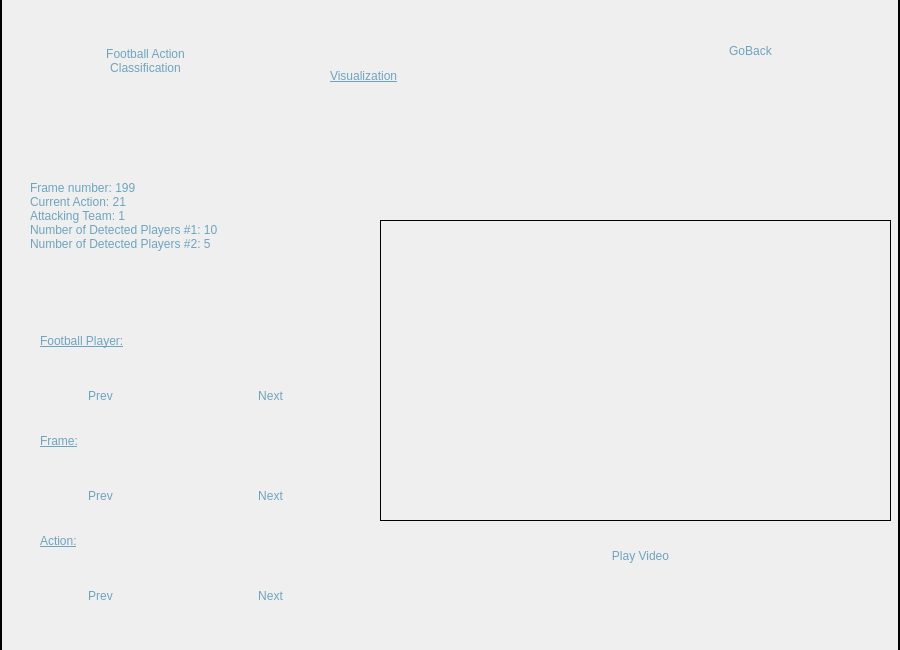
<?xml version="1.0" encoding="UTF-8"?>
<ui version="4.0">
 <class>Dialog</class>
 <widget class="QDialog" name="Dialog">
  <property name="geometry">
   <rect>
    <x>0</x>
    <y>0</y>
    <width>900</width>
    <height>650</height>
   </rect>
  </property>
  <property name="windowTitle">
   <string>Dialog</string>
  </property>
  <widget class="QWidget" name="backgroundwidget" native="true">
   <property name="geometry">
    <rect>
     <x>0</x>
     <y>0</y>
     <width>901</width>
     <height>651</height>
    </rect>
   </property>
   <property name="styleSheet">
    <string notr="true">QWidget#widget{ 
background-color: qlineargradient(spread:pad, x1:0.384211, y1:0.023, x2:0.768, y2:1, stop:0 rgba(29, 30, 73, 255), stop:1 rgba(39, 41, 100, 255));}</string>
   </property>
   <widget class="QLabel" name="backgroundPhoto">
    <property name="geometry">
     <rect>
      <x>0</x>
      <y>-30</y>
      <width>900</width>
      <height>700</height>
     </rect>
    </property>
    <property name="styleSheet">
     <string notr="true"/>
    </property>
    <property name="frameShape">
     <enum>QFrame::WinPanel</enum>
    </property>
    <property name="text">
     <string/>
    </property>
    <property name="pixmap">
     <pixmap>background.jpg</pixmap>
    </property>
    <property name="scaledContents">
     <bool>true</bool>
    </property>
   </widget>
   <widget class="QPushButton" name="prevButton_1">
    <property name="geometry">
     <rect>
      <x>30</x>
      <y>370</y>
      <width>141</width>
      <height>51</height>
     </rect>
    </property>
    <property name="styleSheet">
     <string notr="true">QPushButton {
	border-radius: 15px;
	background-color: qlineargradient(spread:pad, x1:0.384211, y1:0.023, x2:0.768, 		y2:1, stop:0 rgba(29, 30, 73, 255), stop:1 rgba(39, 41, 100, 255));

	font: 75 14pt &quot;Comic Sans MS&quot;; color: rgb(110, 164, 190)
}

QPushButton:hover{
	background-color: rgb(54, 57, 138);
}
QPushButton:pressed{
	background-color: rgb(91, 96, 230);
}</string>
    </property>
    <property name="text">
     <string>Prev</string>
    </property>
   </widget>
   <widget class="QPushButton" name="FACButton">
    <property name="geometry">
     <rect>
      <x>10</x>
      <y>10</y>
      <width>271</width>
      <height>101</height>
     </rect>
    </property>
    <property name="cursor">
     <cursorShape>PointingHandCursor</cursorShape>
    </property>
    <property name="styleSheet">
     <string notr="true">QPushButton {
	border-radius: 15px;
	background-color: qlineargradient(spread:pad, x1:0.384211, y1:0.023, x2:0.768, 		y2:1, stop:0 rgba(29, 30, 73, 255), stop:1 rgba(39, 41, 100, 255));

	font: 75 22pt &quot;Comic Sans MS&quot;; color: rgb(110, 164, 190)
}

QPushButton:hover{
	background-color: rgb(54, 57, 138);
}
QPushButton:pressed{
	background-color: rgb(91, 96, 230);
}</string>
    </property>
    <property name="text">
     <string>Football Action
Classification</string>
    </property>
   </widget>
   <widget class="QLabel" name="mainText">
    <property name="geometry">
     <rect>
      <x>30</x>
      <y>130</y>
      <width>371</width>
      <height>171</height>
     </rect>
    </property>
    <property name="styleSheet">
     <string notr="true">font: 75 12pt &quot;Comic Sans MS&quot;; color: rgb(110, 164, 190)</string>
    </property>
    <property name="text">
     <string>Frame number: 199
Current Action: 21
Attacking Team: 1
Number of Detected Players #1: 10
Number of Detected Players #2: 5</string>
    </property>
   </widget>
   <widget class="QLabel" name="visualsHeader">
    <property name="geometry">
     <rect>
      <x>330</x>
      <y>40</y>
      <width>271</width>
      <height>71</height>
     </rect>
    </property>
    <property name="styleSheet">
     <string notr="true">font: 75 25pt &quot;Comic Sans MS&quot;; color: rgb(110, 164, 190);
text-decoration: underline;</string>
    </property>
    <property name="text">
     <string>Visualization</string>
    </property>
   </widget>
   <widget class="QPushButton" name="nextButton_1">
    <property name="geometry">
     <rect>
      <x>200</x>
      <y>370</y>
      <width>141</width>
      <height>51</height>
     </rect>
    </property>
    <property name="styleSheet">
     <string notr="true">QPushButton {
	border-radius: 15px;
	background-color: qlineargradient(spread:pad, x1:0.384211, y1:0.023, x2:0.768, 		y2:1, stop:0 rgba(29, 30, 73, 255), stop:1 rgba(39, 41, 100, 255));

	font: 75 13pt &quot;Comic Sans MS&quot;; color: rgb(110, 164, 190)
}

QPushButton:hover{
	background-color: rgb(54, 57, 138);
}
QPushButton:pressed{
	background-color: rgb(91, 96, 230);
}</string>
    </property>
    <property name="text">
     <string>Next</string>
    </property>
   </widget>
   <widget class="QLabel" name="footballPlayerText">
    <property name="geometry">
     <rect>
      <x>40</x>
      <y>320</y>
      <width>301</width>
      <height>41</height>
     </rect>
    </property>
    <property name="styleSheet">
     <string notr="true">font: 75 18pt &quot;Comic Sans MS&quot;; color: rgb(110, 164, 190);
text-decoration: underline;</string>
    </property>
    <property name="text">
     <string>Football Player:</string>
    </property>
   </widget>
   <widget class="QLabel" name="frameText">
    <property name="geometry">
     <rect>
      <x>40</x>
      <y>420</y>
      <width>101</width>
      <height>41</height>
     </rect>
    </property>
    <property name="styleSheet">
     <string notr="true">font: 75 18pt &quot;Comic Sans MS&quot;; color: rgb(110, 164, 190);
text-decoration: underline;</string>
    </property>
    <property name="text">
     <string>Frame:</string>
    </property>
   </widget>
   <widget class="QLabel" name="label">
    <property name="geometry">
     <rect>
      <x>380</x>
      <y>220</y>
      <width>511</width>
      <height>301</height>
     </rect>
    </property>
    <property name="styleSheet">
     <string notr="true"/>
    </property>
    <property name="frameShape">
     <enum>QFrame::Panel</enum>
    </property>
    <property name="text">
     <string/>
    </property>
    <property name="pixmap">
     <pixmap>gameAnalysisPhoto.jpg</pixmap>
    </property>
    <property name="scaledContents">
     <bool>true</bool>
    </property>
   </widget>
   <widget class="QPushButton" name="goBackButton">
    <property name="geometry">
     <rect>
      <x>650</x>
      <y>30</y>
      <width>201</width>
      <height>41</height>
     </rect>
    </property>
    <property name="styleSheet">
     <string notr="true">QPushButton {
	border-radius: 15px;
	background-color: qlineargradient(spread:pad, x1:0.384211, y1:0.023, x2:0.768, 		y2:1, stop:0 rgba(29, 30, 73, 255), stop:1 rgba(39, 41, 100, 255));

	font: 75 13pt &quot;Comic Sans MS&quot;; color: rgb(110, 164, 190)
}

QPushButton:hover{
	background-color: rgb(54, 57, 138);
}
QPushButton:pressed{
	background-color: rgb(91, 96, 230);
}</string>
    </property>
    <property name="text">
     <string>GoBack</string>
    </property>
   </widget>
   <widget class="QPushButton" name="prevButton_2">
    <property name="geometry">
     <rect>
      <x>30</x>
      <y>470</y>
      <width>141</width>
      <height>51</height>
     </rect>
    </property>
    <property name="styleSheet">
     <string notr="true">QPushButton {
	border-radius: 15px;
	background-color: qlineargradient(spread:pad, x1:0.384211, y1:0.023, x2:0.768, 		y2:1, stop:0 rgba(29, 30, 73, 255), stop:1 rgba(39, 41, 100, 255));

	font: 75 14pt &quot;Comic Sans MS&quot;; color: rgb(110, 164, 190)
}

QPushButton:hover{
	background-color: rgb(54, 57, 138);
}
QPushButton:pressed{
	background-color: rgb(91, 96, 230);
}</string>
    </property>
    <property name="text">
     <string>Prev</string>
    </property>
   </widget>
   <widget class="QPushButton" name="nextButton_2">
    <property name="geometry">
     <rect>
      <x>200</x>
      <y>470</y>
      <width>141</width>
      <height>51</height>
     </rect>
    </property>
    <property name="styleSheet">
     <string notr="true">QPushButton {
	border-radius: 15px;
	background-color: qlineargradient(spread:pad, x1:0.384211, y1:0.023, x2:0.768, 		y2:1, stop:0 rgba(29, 30, 73, 255), stop:1 rgba(39, 41, 100, 255));

	font: 75 13pt &quot;Comic Sans MS&quot;; color: rgb(110, 164, 190)
}

QPushButton:hover{
	background-color: rgb(54, 57, 138);
}
QPushButton:pressed{
	background-color: rgb(91, 96, 230);
}</string>
    </property>
    <property name="text">
     <string>Next</string>
    </property>
   </widget>
   <widget class="QLabel" name="actionText">
    <property name="geometry">
     <rect>
      <x>40</x>
      <y>520</y>
      <width>101</width>
      <height>41</height>
     </rect>
    </property>
    <property name="styleSheet">
     <string notr="true">font: 75 18pt &quot;Comic Sans MS&quot;; color: rgb(110, 164, 190);
text-decoration: underline;</string>
    </property>
    <property name="text">
     <string>Action:</string>
    </property>
   </widget>
   <widget class="QPushButton" name="nextButton_3">
    <property name="geometry">
     <rect>
      <x>200</x>
      <y>570</y>
      <width>141</width>
      <height>51</height>
     </rect>
    </property>
    <property name="styleSheet">
     <string notr="true">QPushButton {
	border-radius: 15px;
	background-color: qlineargradient(spread:pad, x1:0.384211, y1:0.023, x2:0.768, 		y2:1, stop:0 rgba(29, 30, 73, 255), stop:1 rgba(39, 41, 100, 255));

	font: 75 13pt &quot;Comic Sans MS&quot;; color: rgb(110, 164, 190)
}

QPushButton:hover{
	background-color: rgb(54, 57, 138);
}
QPushButton:pressed{
	background-color: rgb(91, 96, 230);
}</string>
    </property>
    <property name="text">
     <string>Next</string>
    </property>
   </widget>
   <widget class="QPushButton" name="prevButton_3">
    <property name="geometry">
     <rect>
      <x>30</x>
      <y>570</y>
      <width>141</width>
      <height>51</height>
     </rect>
    </property>
    <property name="styleSheet">
     <string notr="true">QPushButton {
	border-radius: 15px;
	background-color: qlineargradient(spread:pad, x1:0.384211, y1:0.023, x2:0.768, 		y2:1, stop:0 rgba(29, 30, 73, 255), stop:1 rgba(39, 41, 100, 255));

	font: 75 14pt &quot;Comic Sans MS&quot;; color: rgb(110, 164, 190)
}

QPushButton:hover{
	background-color: rgb(54, 57, 138);
}
QPushButton:pressed{
	background-color: rgb(91, 96, 230);
}</string>
    </property>
    <property name="text">
     <string>Prev</string>
    </property>
   </widget>
   <widget class="QPushButton" name="playVideoButton">
    <property name="geometry">
     <rect>
      <x>530</x>
      <y>530</y>
      <width>221</width>
      <height>51</height>
     </rect>
    </property>
    <property name="styleSheet">
     <string notr="true">QPushButton {
	border-radius: 15px;
	background-color: qlineargradient(spread:pad, x1:0.384211, y1:0.023, x2:0.768, 		y2:1, stop:0 rgba(29, 30, 73, 255), stop:1 rgba(39, 41, 100, 255));

	font: 75 13pt &quot;Comic Sans MS&quot;; color: rgb(110, 164, 190)
}

QPushButton:hover{
	background-color: rgb(54, 57, 138);
}
QPushButton:pressed{
	background-color: rgb(91, 96, 230);
}</string>
    </property>
    <property name="text">
     <string>Play Video</string>
    </property>
   </widget>
  </widget>
 </widget>
 <resources>
  <include location="background.qrc"/>
 </resources>
 <connections/>
</ui>
